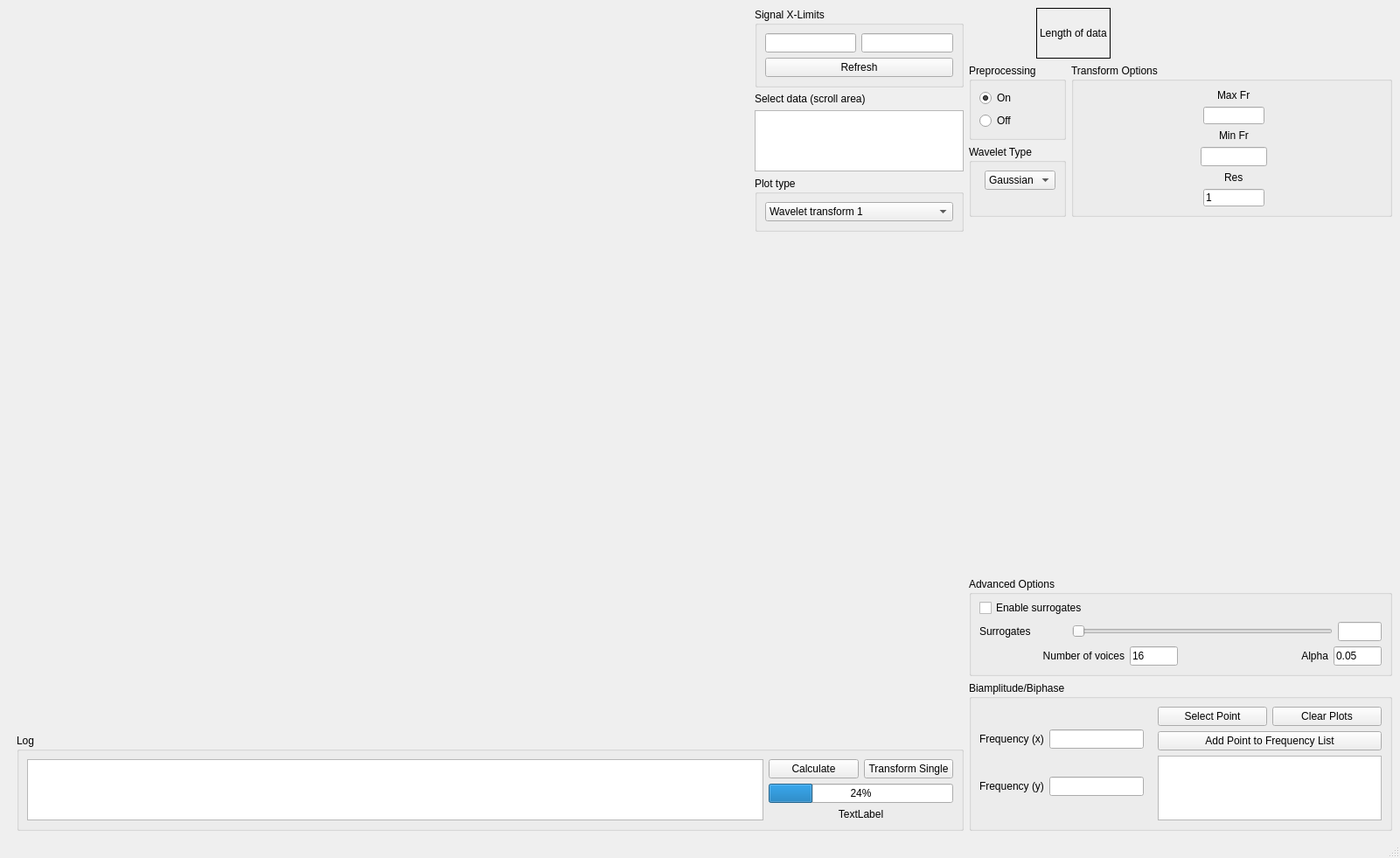
<?xml version="1.0" encoding="UTF-8"?>
<ui version="4.0">
 <class>phase_coherence_window</class>
 <widget class="QMainWindow" name="phase_coherence_window">
  <property name="geometry">
   <rect>
    <x>0</x>
    <y>0</y>
    <width>1601</width>
    <height>981</height>
   </rect>
  </property>
  <property name="windowTitle">
   <string>MainWindow</string>
  </property>
  <widget class="QWidget" name="centralwidget">
   <layout class="QHBoxLayout" name="horizontalLayout">
    <item>
     <layout class="QHBoxLayout" name="main_layout" stretch="9,0">
      <item>
       <layout class="QVBoxLayout" name="verticalLayout_7" stretch="9,1">
        <property name="leftMargin">
         <number>10</number>
        </property>
        <item>
         <layout class="QGridLayout" name="grid_main" rowstretch="3,7" columnstretch="7,2">
          <item row="1" column="0">
           <layout class="QVBoxLayout" name="vbox_left">
            <item>
             <widget class="ColorMeshPlot" name="plot_main" native="true"/>
            </item>
           </layout>
          </item>
          <item row="0" column="0">
           <layout class="QGridLayout" name="gridLayout_3">
            <property name="sizeConstraint">
             <enum>QLayout::SetMaximumSize</enum>
            </property>
            <item row="0" column="0">
             <widget class="SignalPlot" name="plot_top" native="true"/>
            </item>
           </layout>
          </item>
          <item row="0" column="1">
           <layout class="QGridLayout" name="gridLayout_4" rowstretch="2,2,2,0,0">
            <item row="3" column="0" rowspan="2">
             <layout class="QVBoxLayout" name="verticalLayout">
              <item>
               <widget class="QLabel" name="label_2">
                <property name="text">
                 <string>Select data (scroll area)</string>
                </property>
               </widget>
              </item>
              <item>
               <widget class="QListWidget" name="list_select_data"/>
              </item>
              <item>
               <layout class="QHBoxLayout" name="horizontalLayout_2"/>
              </item>
              <item>
               <widget class="QGroupBox" name="verticalGroupBox">
                <property name="title">
                 <string>Plot type</string>
                </property>
                <layout class="QVBoxLayout" name="verticalLayout_9">
                 <item>
                  <widget class="QComboBox" name="combo_plot_type">
                   <item>
                    <property name="text">
                     <string>Wavelet transform 1</string>
                    </property>
                   </item>
                   <item>
                    <property name="text">
                     <string>Wavelet transform 2</string>
                    </property>
                   </item>
                   <item>
                    <property name="text">
                     <string>b111</string>
                    </property>
                   </item>
                   <item>
                    <property name="text">
                     <string>b222</string>
                    </property>
                   </item>
                   <item>
                    <property name="text">
                     <string>b122</string>
                    </property>
                   </item>
                   <item>
                    <property name="text">
                     <string>b211</string>
                    </property>
                   </item>
                   <item>
                    <property name="text">
                     <string>All plots</string>
                    </property>
                   </item>
                  </widget>
                 </item>
                </layout>
               </widget>
              </item>
             </layout>
            </item>
            <item row="1" column="0">
             <widget class="QGroupBox" name="groupBox">
              <property name="title">
               <string>Signal X-Limits</string>
              </property>
              <layout class="QGridLayout" name="gridLayout_7" rowstretch="0,0,0,0,0" columnstretch="0,0">
               <item row="3" column="1">
                <widget class="QLineEdit" name="line_xlim2"/>
               </item>
               <item row="4" column="0" colspan="2">
                <widget class="QPushButton" name="btn_refresh">
                 <property name="text">
                  <string>Refresh</string>
                 </property>
                </widget>
               </item>
               <item row="3" column="0">
                <widget class="QLineEdit" name="line_xlim1"/>
               </item>
              </layout>
             </widget>
            </item>
           </layout>
          </item>
          <item row="1" column="1">
           <layout class="QVBoxLayout" name="vbox_right"/>
          </item>
         </layout>
        </item>
        <item>
         <widget class="QGroupBox" name="groupBox_2">
          <property name="title">
           <string>Log</string>
          </property>
          <layout class="QHBoxLayout" name="horizontalLayout_10" stretch="4,1">
           <item>
            <widget class="QPlainTextEdit" name="text_log">
             <property name="readOnly">
              <bool>true</bool>
             </property>
            </widget>
           </item>
           <item>
            <layout class="QVBoxLayout" name="verticalLayout_11">
             <item>
              <layout class="QHBoxLayout" name="horizontalLayout_9">
               <item>
                <widget class="QPushButton" name="btn_calculate_all">
                 <property name="text">
                  <string>Calculate</string>
                 </property>
                </widget>
               </item>
               <item>
                <widget class="QPushButton" name="btn_calculate_single">
                 <property name="enabled">
                  <bool>true</bool>
                 </property>
                 <property name="text">
                  <string>Transform Single</string>
                 </property>
                </widget>
               </item>
              </layout>
             </item>
             <item>
              <widget class="QProgressBar" name="progress">
               <property name="value">
                <number>24</number>
               </property>
              </widget>
             </item>
             <item>
              <widget class="QLabel" name="lbl_progress">
               <property name="text">
                <string>TextLabel</string>
               </property>
               <property name="alignment">
                <set>Qt::AlignCenter</set>
               </property>
              </widget>
             </item>
            </layout>
           </item>
          </layout>
         </widget>
        </item>
       </layout>
      </item>
      <item>
       <layout class="QGridLayout" name="gridLayout_6" rowstretch="1,10,5">
        <item row="0" column="0">
         <layout class="QHBoxLayout" name="data_section">
          <item alignment="Qt::AlignHCenter">
           <widget class="QLabel" name="label_6">
            <property name="frameShape">
             <enum>QFrame::Box</enum>
            </property>
            <property name="text">
             <string>Length of data</string>
            </property>
           </widget>
          </item>
          <item>
           <widget class="QWidget" name="dataLength" native="true"/>
          </item>
         </layout>
        </item>
        <item row="2" column="0">
         <layout class="QVBoxLayout" name="advanced_options_section" stretch="0,0">
          <item>
           <layout class="QVBoxLayout" name="verticalLayout_2">
            <item>
             <widget class="QGroupBox" name="groupBox">
              <property name="title">
               <string>Advanced Options</string>
              </property>
              <layout class="QVBoxLayout" name="verticalLayout_3">
               <property name="topMargin">
                <number>5</number>
               </property>
               <item>
                <widget class="QCheckBox" name="checkbox_surr">
                 <property name="text">
                  <string>Enable surrogates</string>
                 </property>
                 <property name="checked">
                  <bool>false</bool>
                 </property>
                </widget>
               </item>
               <item>
                <layout class="QHBoxLayout" name="horizontalLayout_4" stretch="2,6,1">
                 <item>
                  <widget class="QLabel" name="label_8">
                   <property name="text">
                    <string>Surrogates</string>
                   </property>
                  </widget>
                 </item>
                 <item>
                  <widget class="QSlider" name="slider_surrogate">
                   <property name="orientation">
                    <enum>Qt::Horizontal</enum>
                   </property>
                  </widget>
                 </item>
                 <item>
                  <widget class="QLineEdit" name="line_surrogate"/>
                 </item>
                </layout>
               </item>
               <item>
                <layout class="QHBoxLayout" name="horizontalLayout_6">
                 <item>
                  <layout class="QHBoxLayout" name="horizontalLayout_3" stretch="3,1">
                   <item>
                    <widget class="QLabel" name="label_9">
                     <property name="text">
                      <string>Number of voices</string>
                     </property>
                     <property name="alignment">
                      <set>Qt::AlignRight|Qt::AlignTrailing|Qt::AlignVCenter</set>
                     </property>
                    </widget>
                   </item>
                   <item>
                    <widget class="QLineEdit" name="lineedit_nv">
                     <property name="text">
                      <string>16</string>
                     </property>
                    </widget>
                   </item>
                  </layout>
                 </item>
                 <item>
                  <layout class="QHBoxLayout" name="horizontalLayout_5" stretch="3,1">
                   <item>
                    <widget class="QLabel" name="label_10">
                     <property name="text">
                      <string>Alpha</string>
                     </property>
                     <property name="alignment">
                      <set>Qt::AlignRight|Qt::AlignTrailing|Qt::AlignVCenter</set>
                     </property>
                    </widget>
                   </item>
                   <item>
                    <widget class="QLineEdit" name="lineedit_alpha">
                     <property name="text">
                      <string>0.05</string>
                     </property>
                    </widget>
                   </item>
                  </layout>
                 </item>
                </layout>
               </item>
              </layout>
             </widget>
            </item>
           </layout>
          </item>
          <item>
           <widget class="QGroupBox" name="groupBox_4">
            <property name="title">
             <string>Biamplitude/Biphase</string>
            </property>
            <layout class="QHBoxLayout" name="horizontalLayout_8">
             <item>
              <layout class="QVBoxLayout" name="verticalLayout_12">
               <property name="rightMargin">
                <number>10</number>
               </property>
               <item>
                <layout class="QHBoxLayout" name="horizontalLayout_7">
                 <item>
                  <widget class="QLabel" name="label">
                   <property name="text">
                    <string>Frequency (x)</string>
                   </property>
                  </widget>
                 </item>
                 <item>
                  <widget class="QLineEdit" name="lineedit_freq_x"/>
                 </item>
                </layout>
               </item>
               <item>
                <layout class="QHBoxLayout" name="horizontalLayout_11">
                 <item>
                  <widget class="QLabel" name="label_7">
                   <property name="text">
                    <string>Frequency (y)</string>
                   </property>
                  </widget>
                 </item>
                 <item>
                  <widget class="QLineEdit" name="lineedit_freq_y"/>
                 </item>
                </layout>
               </item>
              </layout>
             </item>
             <item>
              <layout class="QVBoxLayout" name="verticalLayout_10" stretch="1,1,0">
               <item>
                <layout class="QHBoxLayout" name="horizontalLayout_12">
                 <item>
                  <widget class="QPushButton" name="btn_select_point">
                   <property name="text">
                    <string>Select Point</string>
                   </property>
                  </widget>
                 </item>
                 <item>
                  <widget class="QPushButton" name="btn_clear_plots">
                   <property name="text">
                    <string>Clear Plots</string>
                   </property>
                  </widget>
                 </item>
                </layout>
               </item>
               <item>
                <widget class="QPushButton" name="btn_add_point">
                 <property name="text">
                  <string>Add Point to Frequency List</string>
                 </property>
                </widget>
               </item>
               <item>
                <widget class="QListWidget" name="listwidget_freq"/>
               </item>
              </layout>
             </item>
            </layout>
           </widget>
          </item>
         </layout>
        </item>
        <item row="1" column="0">
         <layout class="QFormLayout" name="formLayout_3">
          <property name="labelAlignment">
           <set>Qt::AlignRight|Qt::AlignTrailing|Qt::AlignVCenter</set>
          </property>
          <property name="formAlignment">
           <set>Qt::AlignHCenter|Qt::AlignTop</set>
          </property>
          <item row="0" column="0">
           <layout class="QVBoxLayout" name="verticalLayout_8">
            <item>
             <widget class="QGroupBox" name="groupBox">
              <property name="title">
               <string>Preprocessing</string>
              </property>
              <layout class="QGridLayout" name="gridLayout_13">
               <item row="0" column="0">
                <widget class="QRadioButton" name="radio_preproc_on">
                 <property name="text">
                  <string>On</string>
                 </property>
                 <property name="checked">
                  <bool>true</bool>
                 </property>
                </widget>
               </item>
               <item row="1" column="0">
                <widget class="QRadioButton" name="radio_preproc_off">
                 <property name="text">
                  <string>Off</string>
                 </property>
                </widget>
               </item>
              </layout>
             </widget>
            </item>
            <item>
             <widget class="QGroupBox" name="groupBox_3">
              <property name="title">
               <string>Wavelet Type</string>
              </property>
              <layout class="QFormLayout" name="formLayout_4">
               <item row="0" column="1">
                <widget class="QComboBox" name="combo_wavelet_type">
                 <item>
                  <property name="text">
                   <string>Gaussian</string>
                  </property>
                 </item>
                </widget>
               </item>
              </layout>
             </widget>
            </item>
           </layout>
          </item>
          <item row="0" column="1">
           <widget class="QGroupBox" name="freqOptions">
            <property name="title">
             <string>Transform Options</string>
            </property>
            <layout class="QFormLayout" name="formLayout_2">
             <property name="labelAlignment">
              <set>Qt::AlignRight|Qt::AlignTrailing|Qt::AlignVCenter</set>
             </property>
             <property name="formAlignment">
              <set>Qt::AlignHCenter|Qt::AlignTop</set>
             </property>
             <item row="1" column="1">
              <layout class="QVBoxLayout" name="verticalLayout_6" stretch="0,0">
               <item alignment="Qt::AlignHCenter">
                <widget class="QLabel" name="label_3">
                 <property name="frameShape">
                  <enum>QFrame::NoFrame</enum>
                 </property>
                 <property name="text">
                  <string>Max Fr</string>
                 </property>
                </widget>
               </item>
               <item alignment="Qt::AlignHCenter">
                <widget class="QLineEdit" name="line_fmax">
                 <property name="minimumSize">
                  <size>
                   <width>70</width>
                   <height>20</height>
                  </size>
                 </property>
                 <property name="maximumSize">
                  <size>
                   <width>70</width>
                   <height>20</height>
                  </size>
                 </property>
                </widget>
               </item>
              </layout>
             </item>
             <item row="2" column="1">
              <layout class="QVBoxLayout" name="verticalLayout_4">
               <item alignment="Qt::AlignHCenter">
                <widget class="QLabel" name="label_4">
                 <property name="frameShape">
                  <enum>QFrame::NoFrame</enum>
                 </property>
                 <property name="text">
                  <string>Min Fr</string>
                 </property>
                </widget>
               </item>
               <item alignment="Qt::AlignHCenter">
                <widget class="QLineEdit" name="line_fmin">
                 <property name="maximumSize">
                  <size>
                   <width>76</width>
                   <height>22</height>
                  </size>
                 </property>
                </widget>
               </item>
              </layout>
             </item>
             <item row="3" column="1">
              <layout class="QVBoxLayout" name="verticalLayout_5">
               <item alignment="Qt::AlignHCenter">
                <widget class="QLabel" name="label_5">
                 <property name="frameShape">
                  <enum>QFrame::NoFrame</enum>
                 </property>
                 <property name="text">
                  <string>Res</string>
                 </property>
                </widget>
               </item>
               <item alignment="Qt::AlignHCenter">
                <widget class="QLineEdit" name="line_res">
                 <property name="maximumSize">
                  <size>
                   <width>70</width>
                   <height>20</height>
                  </size>
                 </property>
                 <property name="text">
                  <string>1</string>
                 </property>
                </widget>
               </item>
              </layout>
             </item>
            </layout>
           </widget>
          </item>
          <item row="1" column="1">
           <widget class="PreprocessPlot" name="plot_preproc" native="true"/>
          </item>
         </layout>
        </item>
       </layout>
      </item>
     </layout>
    </item>
   </layout>
  </widget>
  <widget class="QStatusBar" name="statusbar"/>
  <widget class="QMenuBar" name="menubar">
   <property name="geometry">
    <rect>
     <x>0</x>
     <y>0</y>
     <width>1601</width>
     <height>29</height>
    </rect>
   </property>
  </widget>
 </widget>
 <customwidgets>
  <customwidget>
   <class>SignalPlot</class>
   <extends>QWidget</extends>
   <header>gui.plotting.plots.SignalPlot</header>
   <container>1</container>
  </customwidget>
  <customwidget>
   <class>ColorMeshPlot</class>
   <extends>QWidget</extends>
   <header>gui.plotting.plots.ColorMeshPlot</header>
   <container>1</container>
  </customwidget>
  <customwidget>
   <class>PreprocessPlot</class>
   <extends>QWidget</extends>
   <header>gui.plotting.plots.PreprocessPlot</header>
   <container>1</container>
  </customwidget>
 </customwidgets>
 <resources/>
 <connections/>
</ui>
